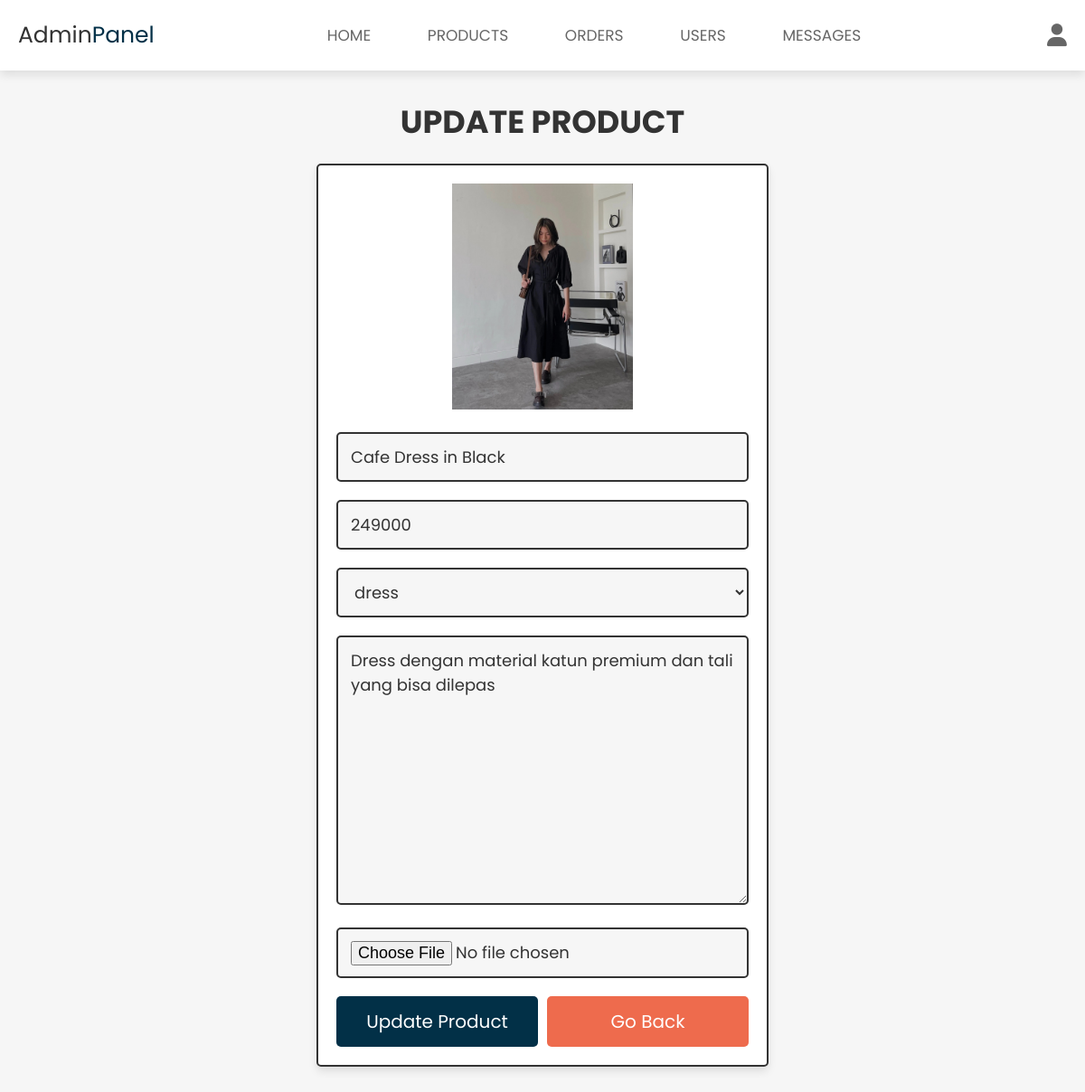
The app's page /admin_update_product.php?update=3 (signed in) with its own data.
### tables this page shows
CREATE TABLE `products` (
  `id` int(100) NOT NULL,
  `name` varchar(100) NOT NULL,
  `category` varchar(20) NOT NULL,
  `details` varchar(500) NOT NULL,
  `price` int(100) NOT NULL,
  `image` varchar(100) NOT NULL
);

### admin_update_product.php (the view, shortened to what this page needs)
<?php
@include 'config.php';
?>
<!DOCTYPE html>
<html lang="en">
<head>
   <link rel="stylesheet" href="https://cdnjs.cloudflare.com/ajax/libs/font-awesome/6.1.1/css/all.min.css">
   <link rel="stylesheet" href="css/admin_style.css">
</head>
<body>
<?php include 'admin_header.php'; ?>
<section class="update-product">
   <h1 class="title">update product</h1>
   <?php
      $update_id = $_GET['update'];
      $select_products = $conn->prepare("SELECT * FROM `products` WHERE id = ?");
      $select_products->execute([$update_id]);
      if($select_products->rowCount() > 0){
         while($fetch_products = $select_products->fetch(PDO::FETCH_ASSOC)){
   ?>
   <form action="" method="post" enctype="multipart/form-data">
      <img src="uploaded_img/<?= $fetch_products['image']; ?>" alt="">
      <input type="text" name="name" placeholder="enter product name" required class="box" value="<?= $fetch_products['name']; ?>">
      <input type="number" name="price" min="0" placeholder="enter product price" required class="box" value="<?= $fetch_products['price']; ?>">
      <select name="category" class="box" required>
         <option selected><?= $fetch_products['category']; ?></option>
      </select>
      <textarea name="details" required placeholder="enter product details" class="box" cols="30" rows="10"><?= $fetch_products['details']; ?></textarea>
      <input type="file" name="image" class="box" accept="image/jpg, image/jpeg, image/png">
      <div class="flex-btn">
         <input type="submit" class="btn" value="update product" name="update_product">
         <a href="admin_products.php" class="option-btn">go back</a>
      </div>
   </form>
   <?php
         }
      }else{
         echo '<p class="empty">no products found!</p>';
      }
   ?>
</section>
</body>
</html>

### css/admin_style.css (style rules this page uses)
.update-product form { max-width: 50rem; padding:2rem; margin:0 auto; text-align: center; border:var(--border); box-shadow: var(--box-shadow); background-color: var(--white); border-radius: .5rem; }
.update-product form img { height: 25rem; object-fit: cover; margin-bottom: 1rem; }
.update-product form .box { width: 100%; border:var(--border); background-color: var(--white); border-radius: .5rem; background-color: var(--light-bg); padding:1.2rem 1.4rem; font-size: 1.8rem; color:var(--black); margin:1rem 0; }

### css/components.css (style rules this page uses)
:root { --biru:#023047; --merah:#ee6b4d; --blue:#6fd2eb; --black:#333; --light-color:#666; --white:#fff; --light-bg:#f6f6f6; --border:.2rem solid var(--black); --border1:.2rem solid var(--biru); --box-shadow:0 .5rem 1rem rgba(0,0,0,.1); }
* { font-family: 'Poppins', sans-serif; margin:0; padding:0; box-sizing: border-box; outline: none; border:none; text-decoration: none; color:var(--black); }
body { background-color: var(--light-bg); }
html { font-size: 62.5%; overflow-x: hidden; scroll-behavior: smooth; scroll-padding-top: 6.5rem; }
section { padding:3rem 2rem; max-width: 1200px; margin:0 auto; }
.btn, .btn1, .delete-btn, .delete-btn1, .delete-btn2, .option-btn, .option-btn1, .option-btn2 { display: block; width: 100%; margin-top: 1rem; border-radius: .5rem; color:var(--white); font-size: 2rem; padding:1.3rem 3rem; text-transform: capitalize; cursor: pointer; text-align: center; }
.btn { background-color: var(--biru); }
.option-btn { background-color: var(--merah); }
.flex-btn { display: flex; flex-wrap: wrap; gap:1rem; }
.flex-btn > * { flex:1; }
.title { text-align: center; margin-bottom: 2rem; text-transform: uppercase; color:var(--black); font-size: 3.5rem; }

### records on screen
products: image (picture), name "Cafe Dress in Black", price "249000", category "dress", details "Dress dengan material katun premium dan tali yang bisa dilepas"
